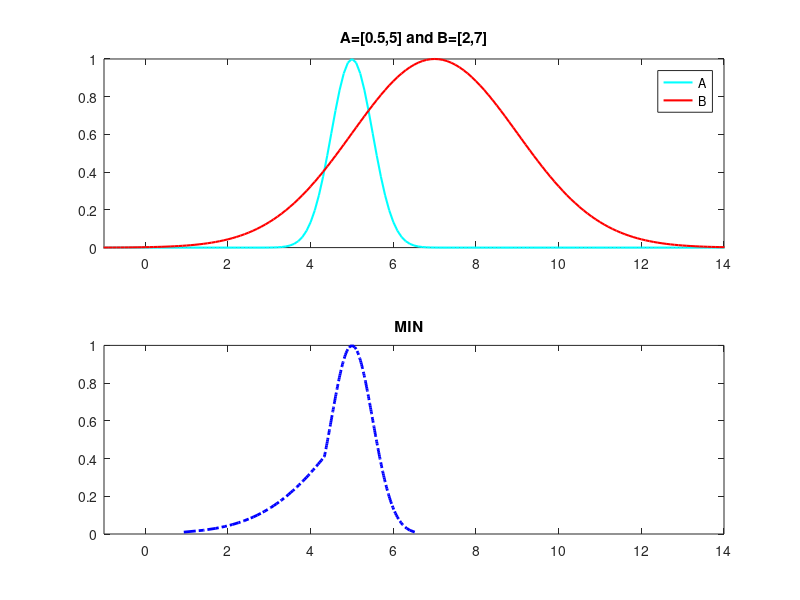

Recreate this plot in MATLAB.
clear
clc
%  Shahab Sotudian--94125091
% Gaussian  Number Operations
% Gaussian  Number A
sigma1=0.5;
mean1=5;

% Gaussian  Number B
sigma2=2;
mean2=7;

alfa=0;
y=[];
l = -5:0.1:15;

% alfa cut
A=[(mean1-sigma1*sqrt((-2)*log(alfa))),(mean1+sigma1*sqrt((-2)*log(alfa)))];
B=[(mean2-sigma2*sqrt((-2)*log(alfa))),(mean2+sigma2*sqrt((-2)*log(alfa)))];

% MIN  
for i=1:1:101
    alfa=(i-1)/100;
   y(i)=alfa;
s1(i)=min((mean1-sigma1*sqrt((-2)*log(alfa))),(mean2-sigma2*sqrt((-2)*log(alfa))));
s2(i)=min((mean1+sigma1*sqrt((-2)*log(alfa))),(mean2+sigma2*sqrt((-2)*log(alfa))));


end



    subplot(211)
h1=gaussmf(l,[0.5 5]);
plot(l,h1,'c','linewidth',1.5)
hold on
h2=gaussmf(l,[2 7]);
plot(l,h2,'r','linewidth',1.5)
title('A=[0.5,5] and B=[2,7]')
axis([-1,14,0,1])
legend('A','B')
    subplot(212)
plot(s1,y,'b-.','linewidth',2)
hold on
plot(s2,y,'b-.','linewidth',2)
axis([-1,14,0,1])
title('MIN  ')
